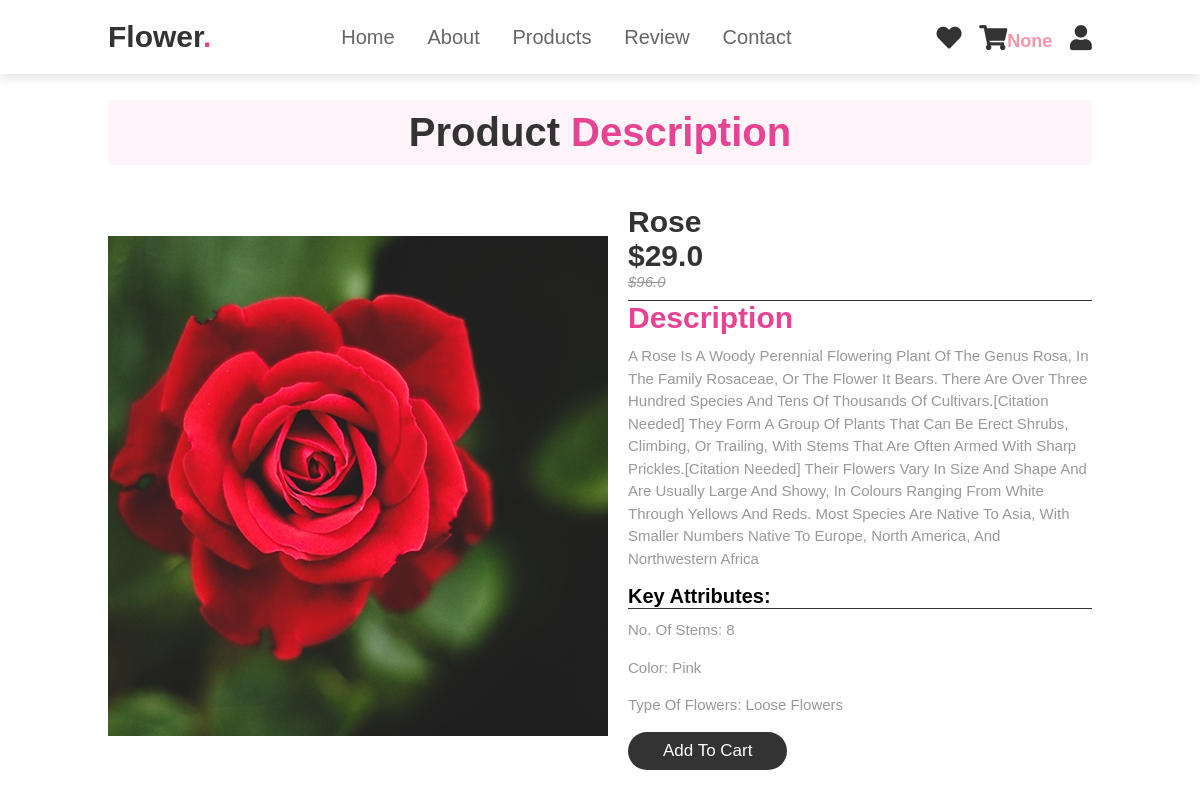
The page /product/2/ (signed in) on the database as committed earlier.
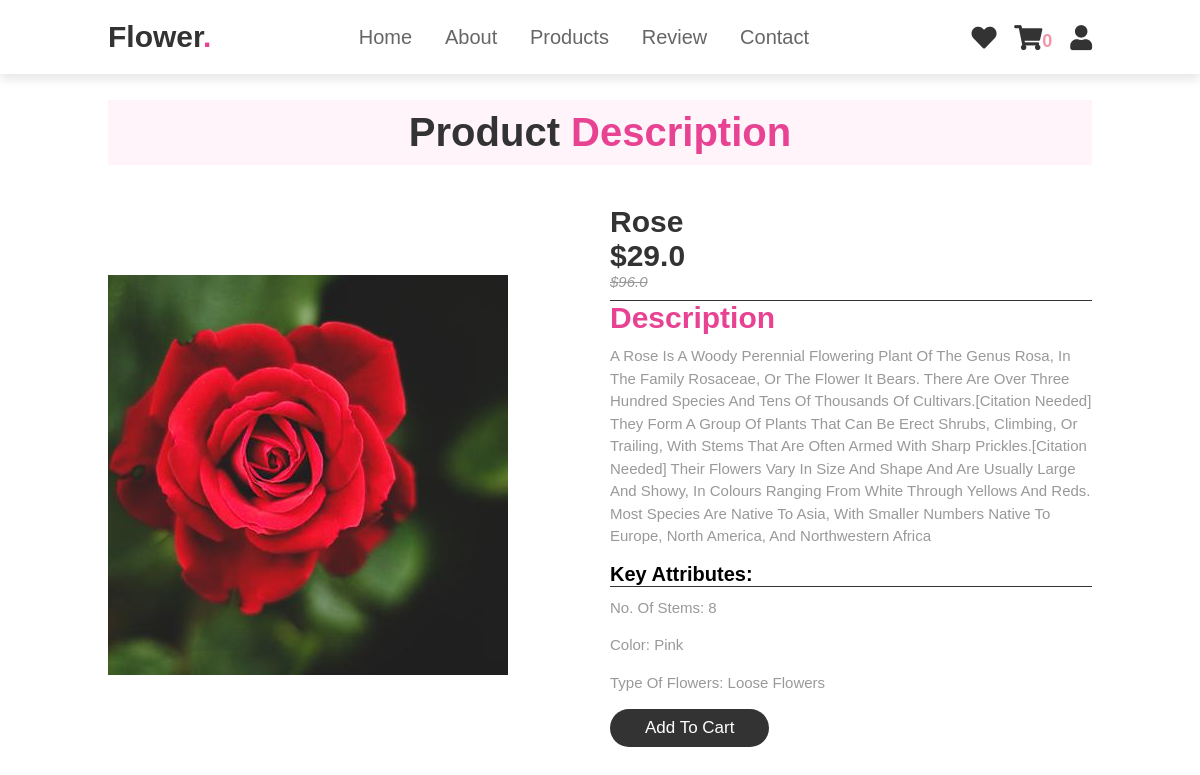
The same page on the database as committed later.
### core/models.py (models this page shows, shortened)
class Item(models.Model):
    flower_name = models.CharField(max_length=100, default="")
    price = models.FloatField()
    discount_price = models.FloatField(blank=True, null=True)
    description = models.TextField()
    category = models.ForeignKey(Category, on_delete=models.CASCADE)
    label = models.CharField(choices=label_choices,
                             default="", max_length=2, blank=True, null=True)
    item_image = models.ImageField(
        upload_to="uploads/", default='/images/no-image.jpg')
    is_auctioned = models.BooleanField(default=False)
    class Meta:
        verbose_name_plural = 'Items'
    def get_add_to_cart_url(self):
        return reverse("core:add-to-cart", kwargs={'pk': self.pk})

class Category(models.Model):
    category_name = models.CharField(max_length=50)
    class Meta:
        verbose_name_plural = "categories"
    def __str__(self):
        return self.category_name

class CartItem(models.Model):
    user = models.ForeignKey(User, on_delete=models.CASCADE)
    item = models.ManyToManyField(Order)
    start_date = models.DateTimeField(auto_now_add=True)
    order_date = models.DateTimeField()
    ordered = models.BooleanField(default=False)
    class Meta:
        verbose_name = 'CartItem'
        verbose_name_plural = 'CartItems'

### core/views.py (the view)
class ProductDetailView(LoginRequiredMixin, DetailView):
    model = Item
    context_object_name = 'Flower'
    template_name = "Product_detail.html"

### core/templatetags/cart_tags.py (called while the page is built)
@register.filter
def cart_item_count(user):
    if user.is_authenticated:
        items = CartItem.objects.filter(user=user, ordered=False)
        if items.exists():
            return items[0].item.count()
    else:
        return 0

### Templates/Product_detail.html
{% extends 'base.html' %}
{% load static %}
{% block csslink %}
<link rel="stylesheet" href={% static 'css/detail.css' %}/>
{% endblock csslink %}
{% block content %}
    <section class="about" id="about">
      <h1 class="heading">Product<span> Description</span></h1>
      <div class="row">
        <div class="video-container">
          <img src="{{Flower.item_image.url}}" alt="" />
        </div>
        <div class="content">
          <h3>{{Flower.flower_name}}</h3>
          <h3>${{Flower.discount_price}}</h3>
          <span class="detail-price ">${{Flower.price}}</span>
          <h3 class="descsize"><span>Description</span></h3>
          <p style="margin-bottom: 1rem;">
            {{Flower.description}}
          </p>
          <div class="attributes">
            <h4>Key Attributes:</h4>
            <p>No. of stems: 8</p>
            <p>color: pink</p>
            <p>Type of Flowers: {{Flower.category}}</p>
          </div>
          <a href="{{Flower.get_add_to_cart_url}}" class="btn">Add to Cart</a>
        </div>
      </div>
    </section>
    {% endblock content %}

### Templates/base.html (shortened to what this page needs)
{% load static %}
{% load cart_tags %}
<!DOCTYPE html>
<html lang="en">
  <head>
    <link
      rel="stylesheet"
      href="https://cdnjs.cloudflare.com/ajax/libs/font-awesome/5.15.4/css/all.min.css"
    />
    <link rel="stylesheet" href= {% static 'css/style.css' %}/>
    {% block csslink %}
    {% endblock csslink %}
  </head>
  <body>
    <div>
    <header>
      <a href="#" class="logo">flower<span>.</span></a>
      <nav class="navbar">
        <a href={% url 'core:Home-Page' %}>home</a>
        <a href="#about">about</a>
        <a href="#products">products</a>
        <a href="#review">review</a>
        <a href="#contact">contact</a>
      </nav>
      <div class="icons">
        <a href="#" class="fas fa-heart"></a>
        <a href="{% url 'core:order-summary' %}" class="fas fa-shopping-cart"
        ><span style=" color: #f496a9; font-size: large;">{{request.user | cart_item_count }}</span></a>
        <a href="signup.html" class="fas fa-user"></a>
      </div>
    </header>
    {% block content %}
    {% endblock content %}
  </div>
  </body>
</html>

Rows that differ between the two databases and show on the page:
changed Item "Rose": item_image: a different picture
Other text that changed with them:
{{ request.user | cart_item_count }}: "None" → "0"
